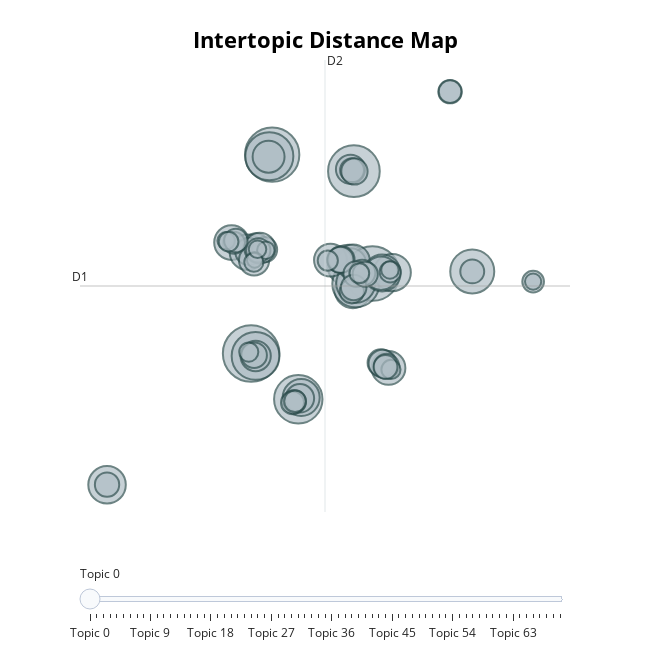

Notebook cell for this chart:
### Code cell
fig4 = topic_model.visualize_topics()
fig4.write_html("callaway_reduce_outliers_topics.html")
fig4
